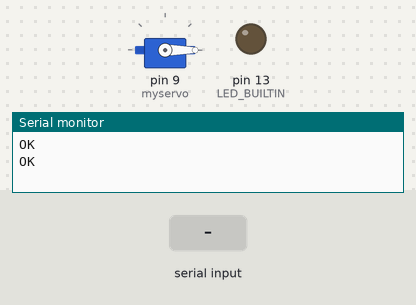
Recording of a sketch running on a simulated Arduino Uno, built with avr-gcc and run on an emulated ATmega328P. Parts: servo, output pins drawn as LEDs (lit = HIGH), the last lines printed to the serial monitor. The test bench sets the inputs (shaded band). The modem accepts every AT command (registered, SIM ready, sends succeed) and sends nothing else.

Above: at 2.2 s.
2.3 s: "1" received over Serial
At 3.3 s:
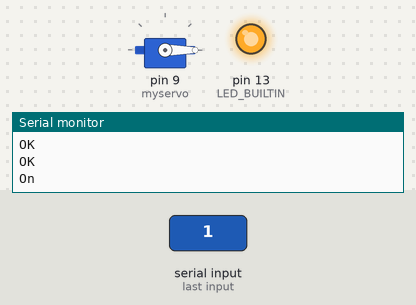
3.8 s: "0" received over Serial
At 4.5 s:
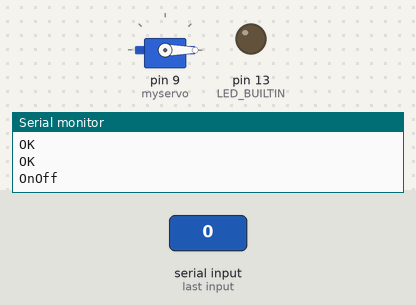
Timing chart, 0 to 6.8 s (numbered marks = the images above; inputs shaded):
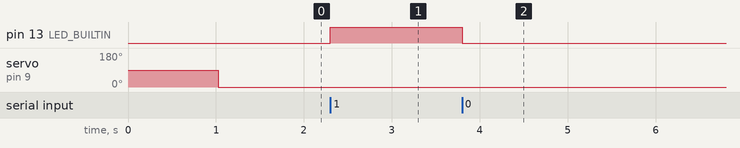

Measured:
- after the input at 2.3 s, pin 13 (LED_BUILTIN): LOW → HIGH at once
- after the input at 3.8 s, pin 13 (LED_BUILTIN): HIGH → LOW at once

The sketch:

test1_ino.ino
```cpp
#include <Servo.h>
#include <SoftwareSerial.h>

SoftwareSerial bt_pin(10,11);

Servo myservo;
int pos = 0;
char prev = '0';

void setup()
{
  Serial.begin(9600);
  pinMode(LED_BUILTIN,OUTPUT);
  myservo.attach(9);
  bt_pin.begin(9600);
  bt_pin.write("AT\r\n");
  delay(500);
  while(bt_pin.available()){
    Serial.write(bt_pin.read());
  }
  bt_pin.write("AT+NAME=SleepCatcher\r\n");
  delay(500);
  while(bt_pin.available()){
    Serial.write(bt_pin.read());
  }
  pinMode(11,OUTPUT);
}

void loop()
{
  myservo.write(0);
  if(Serial.available())
  {
    char in = Serial.read();
    if(in == '1' && prev == '0')
    {
      prev=in;
      digitalWrite(LED_BUILTIN,HIGH);
      myservo.write(180);
      bt_pin.write('1');
      Serial.print("On");
    }
    else if(in == '0' && prev == '1')
    {
      prev=in;
      myservo.write(90);
      digitalWrite(LED_BUILTIN,LOW);
      bt_pin.write('0');
      Serial.print("Off");
    }
  }
}
```
